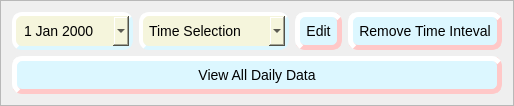
         <widget class="QFrame" name="frame_DailyHours_operations">
          <property name="sizePolicy">
           <sizepolicy hsizetype="Preferred" vsizetype="Minimum">
            <horstretch>0</horstretch>
            <verstretch>0</verstretch>
           </sizepolicy>
          </property>
          <property name="maximumSize">
           <size>
            <width>16777215</width>
            <height>100</height>
           </size>
          </property>
          <property name="frameShape">
           <enum>QFrame::StyledPanel</enum>
          </property>
          <property name="frameShadow">
           <enum>QFrame::Raised</enum>
          </property>
          <layout class="QGridLayout" name="gridLayout_8">
           <item row="0" column="0" colspan="2">
            <layout class="QHBoxLayout" name="horizontalLayout">
             <item>
              <widget class="QDateEdit" name="dateEdit_DailyHours_date_select">
               <property name="styleSheet">
                <string notr="true">QDateEdit{
	background-color:beige;    
	border-style:outset;
    border-width: 4px;
    border-radius: 10px;
	border-color: rgb(220, 247, 255);
    font: 14px;
    padding: 6px;
}</string>
               </property>
               <property name="buttonSymbols">
                <enum>QAbstractSpinBox::UpDownArrows</enum>
               </property>
               <property name="calendarPopup">
                <bool>true</bool>
               </property>
              </widget>
             </item>
             <item>
              <widget class="QComboBox" name="comboBox_DailyHours_time_select">
               <property name="minimumSize">
                <size>
                 <width>150</width>
                 <height>0</height>
                </size>
               </property>
               <property name="styleSheet">
                <string notr="true">QComboBox{
	background-color:beige;    
	border-style:outset;
    border-width: 4px;
    border-radius: 10px;
	border-color: rgb(220, 247, 255);
    font: 14px;
    padding: 6px;
}
QComboBox::hover{
    background-color: beige ;
	border-style: outset;
    border-width: 2px;
    border-radius: 10px;
    border-color: rgb(255, 200, 200);
    font: bold 14px;
    padding: 6px;
}</string>
               </property>
               <item>
                <property name="text">
                 <string>Time Selection</string>
                </property>
               </item>
              </widget>
             </item>
             <item>
              <widget class="QPushButton" name="pushButton_DailyHours_edit">
               <property name="styleSheet">
                <string notr="true">QPushButton{
    background-color: rgb(220, 247, 255);
    border-style: outset;
    border-width: 5px;
    border-radius: 10px;
    border-color: rgb(255, 200, 200);
    font:14px;
    padding: 6px;
}
QPushButton::hover{
    background-color:rgb(206, 232, 255) ;
	border-style: outset;
    border-width: 2px;
    border-radius: 10px;
    border-color:rgb(255, 144, 144);
    font: bold 14px;
    padding: 6px;
}</string>
               </property>
               <property name="text">
                <string>Edit</string>
               </property>
              </widget>
             </item>
             <item>
              <widget class="QPushButton" name="pushButton_DailyHours_remove">
               <property name="minimumSize">
                <size>
                 <width>0</width>
                 <height>0</height>
                </size>
               </property>
               <property name="styleSheet">
                <string notr="true">QPushButton{
    background-color: rgb(220, 247, 255);
    border-style: outset;
    border-width: 5px;
    border-radius: 10px;
    border-color: rgb(255, 200, 200);
    font: 14px;
    padding: 6px;
}
QPushButton::hover{
	background-color: rgb(255, 144, 144);
	border-style: outset;
    border-width: 2px;
    border-radius: 10px;
    border-color:rgb(255, 144, 144);
    font: bold 14px;
    padding: 6px;
}</string>
               </property>
               <property name="text">
                <string>Remove Time Inteval</string>
               </property>
              </widget>
             </item>
            </layout>
           </item>
           <item row="1" column="0" colspan="2">
            <widget class="QPushButton" name="pushButton_DailyHours_view_all_data">
             <property name="minimumSize">
              <size>
               <width>0</width>
               <height>0</height>
              </size>
             </property>
             <property name="styleSheet">
              <string notr="true">QPushButton{
    background-color: rgb(220, 247, 255);
    border-style: outset;
    border-width: 5px;
    border-radius: 10px;
    border-color: rgb(255, 200, 200);
    font:14px;
    padding: 6px;
}
QPushButton::hover{
    background-color:rgb(206, 232, 255) ;
	border-style: outset;
    border-width: 2px;
    border-radius: 10px;
    border-color:rgb(255, 144, 144);
    font: bold 14px;
    padding: 6px;
}</string>
             </property>
             <property name="text">
              <string>View All Daily Data</string>
             </property>
            </widget>
           </item>
          </layout>
         </widget>
